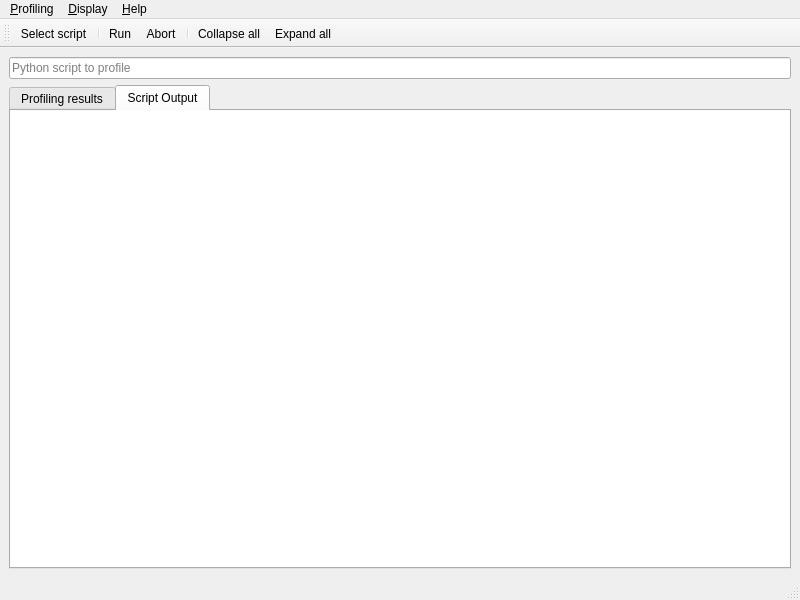
<?xml version="1.0" encoding="UTF-8"?>
<ui version="4.0">
 <class>MainWindow</class>
 <widget class="QMainWindow" name="MainWindow">
  <property name="geometry">
   <rect>
    <x>0</x>
    <y>0</y>
    <width>800</width>
    <height>600</height>
   </rect>
  </property>
  <property name="windowTitle">
   <string>Line Profiler GUI</string>
  </property>
  <widget class="QWidget" name="centralwidget">
   <layout class="QVBoxLayout" name="verticalLayout_2">
    <item>
     <widget class="QLineEdit" name="scriptLineEdit">
      <property name="focusPolicy">
       <enum>Qt::StrongFocus</enum>
      </property>
      <property name="frame">
       <bool>true</bool>
      </property>
      <property name="placeholderText">
       <string>Python script to profile</string>
      </property>
     </widget>
    </item>
    <item>
     <widget class="QTabWidget" name="tabWidget">
      <property name="currentIndex">
       <number>1</number>
      </property>
      <widget class="QWidget" name="resultsTab">
       <attribute name="title">
        <string>Profiling results</string>
       </attribute>
       <layout class="QVBoxLayout" name="verticalLayout_3">
        <property name="margin">
         <number>0</number>
        </property>
        <item>
         <widget class="QTreeWidget" name="resultsTreeWidget">
          <property name="frameShape">
           <enum>QFrame::NoFrame</enum>
          </property>
          <property name="showDropIndicator" stdset="0">
           <bool>false</bool>
          </property>
          <property name="uniformRowHeights">
           <bool>true</bool>
          </property>
          <column>
           <property name="text">
            <string>Line #</string>
           </property>
          </column>
          <column>
           <property name="text">
            <string>Hits</string>
           </property>
          </column>
          <column>
           <property name="text">
            <string>Time (ms)</string>
           </property>
          </column>
          <column>
           <property name="text">
            <string>Per hit (ms)</string>
           </property>
          </column>
          <column>
           <property name="text">
            <string>% Time</string>
           </property>
          </column>
          <column>
           <property name="text">
            <string>Code</string>
           </property>
          </column>
         </widget>
        </item>
       </layout>
      </widget>
      <widget class="QWidget" name="outputTab">
       <attribute name="title">
        <string>Script Output</string>
       </attribute>
       <layout class="QVBoxLayout" name="verticalLayout">
        <property name="margin">
         <number>0</number>
        </property>
        <item>
         <widget class="QPlainTextEdit" name="outputWidget">
          <property name="frameShape">
           <enum>QFrame::NoFrame</enum>
          </property>
          <property name="tabChangesFocus">
           <bool>true</bool>
          </property>
          <property name="undoRedoEnabled">
           <bool>false</bool>
          </property>
          <property name="readOnly">
           <bool>true</bool>
          </property>
          <property name="textInteractionFlags">
           <set>Qt::LinksAccessibleByKeyboard|Qt::LinksAccessibleByMouse|Qt::TextBrowserInteraction|Qt::TextSelectableByKeyboard|Qt::TextSelectableByMouse</set>
          </property>
          <property name="centerOnScroll">
           <bool>true</bool>
          </property>
         </widget>
        </item>
       </layout>
      </widget>
     </widget>
    </item>
   </layout>
  </widget>
  <widget class="QMenuBar" name="menubar">
   <property name="geometry">
    <rect>
     <x>0</x>
     <y>0</y>
     <width>800</width>
     <height>21</height>
    </rect>
   </property>
   <widget class="QMenu" name="menuDisplay">
    <property name="title">
     <string>&amp;Display</string>
    </property>
    <addaction name="actionCollapse_all"/>
    <addaction name="actionExpand_all"/>
   </widget>
   <widget class="QMenu" name="menuProfiling">
    <property name="title">
     <string>&amp;Profiling</string>
    </property>
    <addaction name="actionSelect_script"/>
    <addaction name="separator"/>
    <addaction name="actionRun"/>
    <addaction name="actionAbort"/>
    <addaction name="separator"/>
    <addaction name="actionQuit"/>
   </widget>
   <widget class="QMenu" name="menuHelp">
    <property name="title">
     <string>&amp;Help</string>
    </property>
    <addaction name="actionLine_profiler_documentation"/>
    <addaction name="separator"/>
    <addaction name="actionAbout_Qt"/>
   </widget>
   <addaction name="menuProfiling"/>
   <addaction name="menuDisplay"/>
   <addaction name="menuHelp"/>
  </widget>
  <widget class="QStatusBar" name="statusbar"/>
  <widget class="QToolBar" name="toolBar">
   <property name="windowTitle">
    <string>toolBar</string>
   </property>
   <attribute name="toolBarArea">
    <enum>TopToolBarArea</enum>
   </attribute>
   <attribute name="toolBarBreak">
    <bool>false</bool>
   </attribute>
   <addaction name="actionSelect_script"/>
   <addaction name="separator"/>
   <addaction name="actionRun"/>
   <addaction name="actionAbort"/>
   <addaction name="separator"/>
   <addaction name="actionCollapse_all"/>
   <addaction name="actionExpand_all"/>
  </widget>
  <action name="actionCollapse_all">
   <property name="text">
    <string>&amp;Collapse all</string>
   </property>
  </action>
  <action name="actionExpand_all">
   <property name="text">
    <string>&amp;Expand all</string>
   </property>
  </action>
  <action name="actionRun">
   <property name="text">
    <string>&amp;Run</string>
   </property>
   <property name="shortcut">
    <string>F5</string>
   </property>
  </action>
  <action name="actionAbort">
   <property name="text">
    <string>&amp;Abort</string>
   </property>
   <property name="shortcut">
    <string>F6</string>
   </property>
  </action>
  <action name="actionQuit">
   <property name="text">
    <string>&amp;Quit</string>
   </property>
   <property name="shortcut">
    <string>Ctrl+Q</string>
   </property>
  </action>
  <action name="actionSelect_script">
   <property name="text">
    <string>&amp;Select script...</string>
   </property>
   <property name="toolTip">
    <string>Select script</string>
   </property>
   <property name="shortcut">
    <string>Ctrl+O</string>
   </property>
  </action>
  <action name="actionLine_profiler_documentation">
   <property name="text">
    <string>&amp;Line profiler documentation...</string>
   </property>
   <property name="shortcut">
    <string>F1</string>
   </property>
  </action>
  <action name="actionAbout_Qt">
   <property name="text">
    <string>&amp;About Qt...</string>
   </property>
  </action>
 </widget>
 <resources/>
 <connections/>
</ui>
